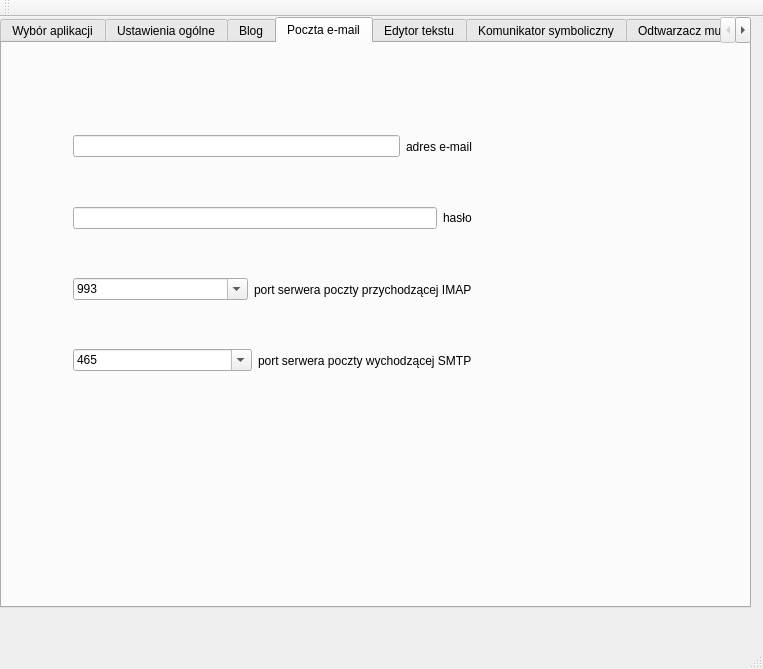
<?xml version="1.0" encoding="UTF-8"?>
<ui version="4.0">
 <class>MainWindow</class>
 <widget class="QMainWindow" name="MainWindow">
  <property name="geometry">
   <rect>
    <x>0</x>
    <y>0</y>
    <width>763</width>
    <height>669</height>
   </rect>
  </property>
  <property name="windowTitle">
   <string>MainWindow</string>
  </property>
  <widget class="QWidget" name="centralWidget">
   <widget class="QTabWidget" name="tabWidget">
    <property name="geometry">
     <rect>
      <x>0</x>
      <y>0</y>
      <width>751</width>
      <height>591</height>
     </rect>
    </property>
    <property name="currentIndex">
     <number>3</number>
    </property>
    <widget class="QWidget" name="tab">
     <attribute name="title">
      <string>Wybór aplikacji</string>
     </attribute>
     <widget class="QWidget" name="verticalLayoutWidget">
      <property name="geometry">
       <rect>
        <x>80</x>
        <y>50</y>
        <width>221</width>
        <height>245</height>
       </rect>
      </property>
      <layout class="QVBoxLayout" name="verticalLayout">
       <item>
        <widget class="QLabel" name="label">
         <property name="font">
          <font>
           <pointsize>12</pointsize>
           <weight>75</weight>
           <bold>true</bold>
          </font>
         </property>
         <property name="layoutDirection">
          <enum>Qt::LeftToRight</enum>
         </property>
         <property name="text">
          <string>Dostępne aplikacje</string>
         </property>
         <property name="alignment">
          <set>Qt::AlignCenter</set>
         </property>
        </widget>
       </item>
       <item>
        <widget class="QCheckBox" name="checkBox_5">
         <property name="text">
          <string>komunikator symboliczny</string>
         </property>
        </widget>
       </item>
       <item>
        <widget class="QCheckBox" name="checkBox_3">
         <property name="text">
          <string>odtwarzacz filmów</string>
         </property>
        </widget>
       </item>
       <item>
        <widget class="QCheckBox" name="checkBox_4">
         <property name="text">
          <string>odtwarzacz muzyki</string>
         </property>
        </widget>
       </item>
       <item>
        <widget class="QCheckBox" name="checkBox_9">
         <property name="text">
          <string>przeglądarka zdjęć</string>
         </property>
        </widget>
       </item>
       <item>
        <widget class="QCheckBox" name="checkBox_10">
         <property name="text">
          <string>edytor tekstu</string>
         </property>
        </widget>
       </item>
       <item>
        <widget class="QCheckBox" name="checkBox_6">
         <property name="text">
          <string>poczta e-mail</string>
         </property>
        </widget>
       </item>
       <item>
        <widget class="QCheckBox" name="checkBox_8">
         <property name="text">
          <string>rysowanie</string>
         </property>
        </widget>
       </item>
       <item>
        <widget class="QCheckBox" name="checkBox_7">
         <property name="text">
          <string>blog</string>
         </property>
        </widget>
       </item>
      </layout>
     </widget>
    </widget>
    <widget class="QWidget" name="tab_3">
     <attribute name="title">
      <string>Ustawienia ogólne</string>
     </attribute>
     <widget class="QWidget" name="verticalLayoutWidget_2">
      <property name="geometry">
       <rect>
        <x>5</x>
        <y>3</y>
        <width>786</width>
        <height>541</height>
       </rect>
      </property>
      <layout class="QVBoxLayout" name="verticalLayout_2">
       <item>
        <layout class="QHBoxLayout" name="horizontalLayout_3">
         <item>
          <widget class="QComboBox" name="comboBox_2">
           <item>
            <property name="text">
             <string>mouse-switch</string>
            </property>
           </item>
           <item>
            <property name="text">
             <string>pisak-switch</string>
            </property>
           </item>
           <item>
            <property name="text">
             <string>eyetracker</string>
            </property>
           </item>
           <item>
            <property name="text">
             <string>tobii</string>
            </property>
           </item>
           <item>
            <property name="text">
             <string>eviacam</string>
            </property>
           </item>
           <item>
            <property name="text">
             <string>mouse</string>
            </property>
           </item>
           <item>
            <property name="text">
             <string>eyetracker-no-correction</string>
            </property>
           </item>
           <item>
            <property name="text">
             <string>eyetracker-mockup</string>
            </property>
           </item>
           <item>
            <property name="text">
             <string>keyboard</string>
            </property>
           </item>
          </widget>
         </item>
         <item>
          <widget class="QLabel" name="label_4">
           <property name="text">
            <string>urządzenie wejściowe</string>
           </property>
          </widget>
         </item>
        </layout>
       </item>
       <item>
        <layout class="QHBoxLayout" name="horizontalLayout_2">
         <item>
          <widget class="QComboBox" name="comboBox">
           <property name="editable">
            <bool>false</bool>
           </property>
           <property name="currentText">
            <string>default</string>
           </property>
           <property name="currentIndex">
            <number>0</number>
           </property>
           <item>
            <property name="text">
             <string>default</string>
            </property>
           </item>
           <item>
            <property name="text">
             <string>turquoise</string>
            </property>
           </item>
          </widget>
         </item>
         <item>
          <widget class="QLabel" name="label_3">
           <property name="text">
            <string>skórka</string>
           </property>
          </widget>
         </item>
        </layout>
       </item>
       <item>
        <widget class="QCheckBox" name="checkBox">
         <property name="text">
          <string>odtwarzanie dźwięków</string>
         </property>
        </widget>
       </item>
       <item>
        <widget class="QCheckBox" name="checkBox_2">
         <property name="text">
          <string>wsparcie dźwiękowe dla przycisków</string>
         </property>
        </widget>
       </item>
       <item>
        <layout class="QHBoxLayout" name="horizontalLayout">
         <item>
          <widget class="QSlider" name="horizontalSlider">
           <property name="maximum">
            <number>100</number>
           </property>
           <property name="orientation">
            <enum>Qt::Horizontal</enum>
           </property>
           <property name="tickPosition">
            <enum>QSlider::TicksBelow</enum>
           </property>
           <property name="tickInterval">
            <number>10</number>
           </property>
          </widget>
         </item>
         <item>
          <widget class="QLabel" name="label_2">
           <property name="text">
            <string>głośność dźwięków</string>
           </property>
          </widget>
         </item>
        </layout>
       </item>
       <item>
        <layout class="QHBoxLayout" name="horizontalLayout_4">
         <item>
          <widget class="QSpinBox" name="spinBox">
           <property name="minimum">
            <number>-1</number>
           </property>
           <property name="maximum">
            <number>999999999</number>
           </property>
           <property name="value">
            <number>-1</number>
           </property>
          </widget>
         </item>
         <item>
          <widget class="QLabel" name="label_5">
           <property name="text">
            <string>liczba cykli skanowania</string>
           </property>
          </widget>
         </item>
        </layout>
       </item>
       <item>
        <layout class="QHBoxLayout" name="horizontalLayout_5">
         <item>
          <widget class="QDoubleSpinBox" name="doubleSpinBox">
           <property name="value">
            <double>1.000000000000000</double>
           </property>
          </widget>
         </item>
         <item>
          <widget class="QLabel" name="label_6">
           <property name="text">
            <string>interwał skanowania (sek)</string>
           </property>
          </widget>
         </item>
        </layout>
       </item>
       <item>
        <layout class="QHBoxLayout" name="horizontalLayout_6">
         <item>
          <widget class="QDoubleSpinBox" name="doubleSpinBox_2"/>
         </item>
         <item>
          <widget class="QLabel" name="label_7">
           <property name="text">
            <string>opóźnienie startu skanowania (sek)</string>
           </property>
          </widget>
         </item>
        </layout>
       </item>
       <item>
        <layout class="QHBoxLayout" name="horizontalLayout_7">
         <item>
          <widget class="QDoubleSpinBox" name="doubleSpinBox_3"/>
         </item>
         <item>
          <widget class="QLabel" name="label_8">
           <property name="text">
            <string>opóźnienie wykonania czynności po kliknięciu (sek)</string>
           </property>
          </widget>
         </item>
        </layout>
       </item>
       <item>
        <layout class="QHBoxLayout" name="horizontalLayout_8">
         <item>
          <widget class="QComboBox" name="comboBox_3">
           <item>
            <property name="text">
             <string>press</string>
            </property>
           </item>
           <item>
            <property name="text">
             <string>release</string>
            </property>
           </item>
          </widget>
         </item>
         <item>
          <widget class="QLabel" name="label_9">
           <property name="text">
            <string>przycisk reaguje na</string>
           </property>
          </widget>
         </item>
        </layout>
       </item>
       <item>
        <layout class="QHBoxLayout" name="horizontalLayout_9">
         <item>
          <widget class="QComboBox" name="comboBox_4">
           <property name="editable">
            <bool>true</bool>
           </property>
           <item>
            <property name="text">
             <string>selection.wav</string>
            </property>
           </item>
          </widget>
         </item>
         <item>
          <widget class="QToolButton" name="toolButton_2">
           <property name="text">
            <string>...</string>
           </property>
          </widget>
         </item>
         <item>
          <widget class="QLabel" name="label_10">
           <property name="text">
            <string>dźwięk wyboru</string>
           </property>
          </widget>
         </item>
        </layout>
       </item>
       <item>
        <layout class="QHBoxLayout" name="horizontalLayout_10">
         <item>
          <widget class="QComboBox" name="comboBox_5">
           <property name="editable">
            <bool>true</bool>
           </property>
           <item>
            <property name="text">
             <string>scan.wav</string>
            </property>
           </item>
          </widget>
         </item>
         <item>
          <widget class="QToolButton" name="toolButton">
           <property name="text">
            <string>...</string>
           </property>
          </widget>
         </item>
         <item>
          <widget class="QLabel" name="label_11">
           <property name="text">
            <string>dźwięk skanowania</string>
           </property>
          </widget>
         </item>
        </layout>
       </item>
       <item>
        <widget class="QCheckBox" name="checkBox_11">
         <property name="text">
          <string>litery drukowane</string>
         </property>
        </widget>
       </item>
       <item>
        <layout class="QHBoxLayout" name="horizontalLayout_11">
         <item>
          <widget class="QDoubleSpinBox" name="doubleSpinBox_4"/>
         </item>
         <item>
          <widget class="QLabel" name="label_12">
           <property name="text">
            <string>opóźnienie działania kursora (sek)</string>
           </property>
          </widget>
         </item>
        </layout>
       </item>
       <item>
        <layout class="QHBoxLayout" name="horizontalLayout_12">
         <item>
          <widget class="QLineEdit" name="lineEdit_7">
           <property name="text">
            <string>Chciałbym</string>
           </property>
          </widget>
         </item>
         <item>
          <widget class="QLineEdit" name="lineEdit">
           <property name="text">
            <string>Czy</string>
           </property>
          </widget>
         </item>
         <item>
          <widget class="QLineEdit" name="lineEdit_8">
           <property name="text">
            <string>Jak</string>
           </property>
          </widget>
         </item>
         <item>
          <widget class="QLineEdit" name="lineEdit_2">
           <property name="text">
            <string>Jestem</string>
           </property>
          </widget>
         </item>
         <item>
          <widget class="QLineEdit" name="lineEdit_3">
           <property name="text">
            <string>Nie</string>
           </property>
          </widget>
         </item>
         <item>
          <widget class="QLineEdit" name="lineEdit_4">
           <property name="text">
            <string>Niestety</string>
           </property>
          </widget>
         </item>
         <item>
          <widget class="QLineEdit" name="lineEdit_5">
           <property name="text">
            <string>Rzeczywiście</string>
           </property>
          </widget>
         </item>
         <item>
          <widget class="QLineEdit" name="lineEdit_6">
           <property name="text">
            <string>Super</string>
           </property>
          </widget>
         </item>
         <item>
          <widget class="QLineEdit" name="lineEdit_9">
           <property name="text">
            <string>Witam</string>
           </property>
          </widget>
         </item>
         <item>
          <widget class="QLabel" name="label_13">
           <property name="text">
            <string>domyślna lista słów predykcji</string>
           </property>
          </widget>
         </item>
        </layout>
       </item>
      </layout>
     </widget>
    </widget>
    <widget class="QWidget" name="tab_4">
     <attribute name="title">
      <string>Blog</string>
     </attribute>
     <widget class="QWidget" name="verticalLayoutWidget_5">
      <property name="geometry">
       <rect>
        <x>50</x>
        <y>90</y>
        <width>421</width>
        <height>301</height>
       </rect>
      </property>
      <layout class="QVBoxLayout" name="verticalLayout_5">
       <item>
        <layout class="QHBoxLayout" name="horizontalLayout_19">
         <item>
          <widget class="QLineEdit" name="lineEdit_14"/>
         </item>
         <item>
          <widget class="QLabel" name="label_20">
           <property name="text">
            <string>nazwa użytkownika</string>
           </property>
          </widget>
         </item>
        </layout>
       </item>
       <item>
        <layout class="QHBoxLayout" name="horizontalLayout_18">
         <item>
          <widget class="QLineEdit" name="lineEdit_13">
           <property name="echoMode">
            <enum>QLineEdit::Password</enum>
           </property>
          </widget>
         </item>
         <item>
          <widget class="QLabel" name="label_19">
           <property name="text">
            <string>hasło</string>
           </property>
          </widget>
         </item>
        </layout>
       </item>
       <item>
        <layout class="QHBoxLayout" name="horizontalLayout_17">
         <item>
          <widget class="QLineEdit" name="lineEdit_12"/>
         </item>
         <item>
          <widget class="QLabel" name="label_18">
           <property name="text">
            <string>adres URL bloga</string>
           </property>
          </widget>
         </item>
        </layout>
       </item>
       <item>
        <layout class="QHBoxLayout" name="horizontalLayout_20">
         <item>
          <widget class="QLineEdit" name="lineEdit_15"/>
         </item>
         <item>
          <widget class="QLabel" name="label_21">
           <property name="text">
            <string>tytuł bloga</string>
           </property>
          </widget>
         </item>
        </layout>
       </item>
      </layout>
     </widget>
    </widget>
    <widget class="QWidget" name="tab_5">
     <attribute name="title">
      <string>Poczta e-mail</string>
     </attribute>
     <widget class="QWidget" name="verticalLayoutWidget_4">
      <property name="geometry">
       <rect>
        <x>60</x>
        <y>60</y>
        <width>421</width>
        <height>301</height>
       </rect>
      </property>
      <layout class="QVBoxLayout" name="verticalLayout_4">
       <item>
        <layout class="QHBoxLayout" name="horizontalLayout_15">
         <item>
          <widget class="QLineEdit" name="lineEdit_10"/>
         </item>
         <item>
          <widget class="QLabel" name="label_16">
           <property name="text">
            <string>adres e-mail</string>
           </property>
          </widget>
         </item>
        </layout>
       </item>
       <item>
        <layout class="QHBoxLayout" name="horizontalLayout_16">
         <item>
          <widget class="QLineEdit" name="lineEdit_11">
           <property name="echoMode">
            <enum>QLineEdit::Password</enum>
           </property>
          </widget>
         </item>
         <item>
          <widget class="QLabel" name="label_17">
           <property name="text">
            <string>hasło</string>
           </property>
          </widget>
         </item>
        </layout>
       </item>
       <item>
        <layout class="QHBoxLayout" name="horizontalLayout_13">
         <item>
          <widget class="QComboBox" name="comboBox_6">
           <property name="editable">
            <bool>true</bool>
           </property>
           <item>
            <property name="text">
             <string>993</string>
            </property>
           </item>
           <item>
            <property name="text">
             <string>143</string>
            </property>
           </item>
          </widget>
         </item>
         <item>
          <widget class="QLabel" name="label_14">
           <property name="text">
            <string>port serwera poczty przychodzącej IMAP</string>
           </property>
          </widget>
         </item>
        </layout>
       </item>
       <item>
        <layout class="QHBoxLayout" name="horizontalLayout_14">
         <item>
          <widget class="QComboBox" name="comboBox_7">
           <property name="editable">
            <bool>true</bool>
           </property>
           <item>
            <property name="text">
             <string>465</string>
            </property>
           </item>
           <item>
            <property name="text">
             <string>587</string>
            </property>
           </item>
           <item>
            <property name="text">
             <string>25</string>
            </property>
           </item>
          </widget>
         </item>
         <item>
          <widget class="QLabel" name="label_15">
           <property name="text">
            <string>port serwera poczty wychodzącej SMTP</string>
           </property>
          </widget>
         </item>
        </layout>
       </item>
      </layout>
     </widget>
    </widget>
    <widget class="QWidget" name="tab_2">
     <attribute name="title">
      <string>Edytor tekstu</string>
     </attribute>
    </widget>
    <widget class="QWidget" name="tab_6">
     <attribute name="title">
      <string>Komunikator symboliczny</string>
     </attribute>
    </widget>
    <widget class="QWidget" name="tab_7">
     <attribute name="title">
      <string>Odtwarzacz muzyki</string>
     </attribute>
    </widget>
    <widget class="QWidget" name="tab_8">
     <attribute name="title">
      <string>Odtwarzacz filmów</string>
     </attribute>
    </widget>
    <widget class="QWidget" name="tab_9">
     <attribute name="title">
      <string>Przeglądarka zdjęć</string>
     </attribute>
    </widget>
    <widget class="QWidget" name="tab_10">
     <attribute name="title">
      <string>Rysowanie</string>
     </attribute>
    </widget>
   </widget>
  </widget>
  <widget class="QMenuBar" name="menuBar">
   <property name="geometry">
    <rect>
     <x>0</x>
     <y>0</y>
     <width>763</width>
     <height>25</height>
    </rect>
   </property>
  </widget>
  <widget class="QToolBar" name="mainToolBar">
   <attribute name="toolBarArea">
    <enum>TopToolBarArea</enum>
   </attribute>
   <attribute name="toolBarBreak">
    <bool>false</bool>
   </attribute>
  </widget>
  <widget class="QStatusBar" name="statusBar"/>
 </widget>
 <layoutdefault spacing="6" margin="11"/>
 <resources/>
 <connections/>
</ui>
